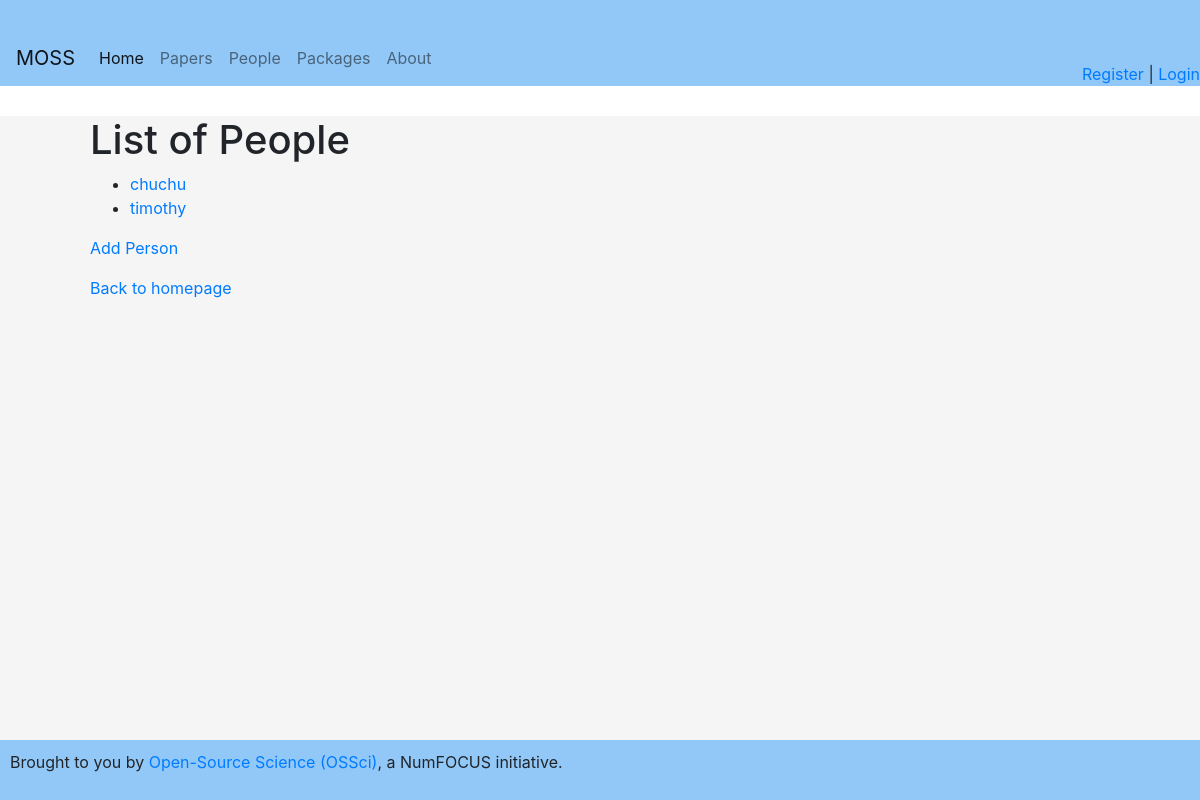
Before: /persons with the older database file.
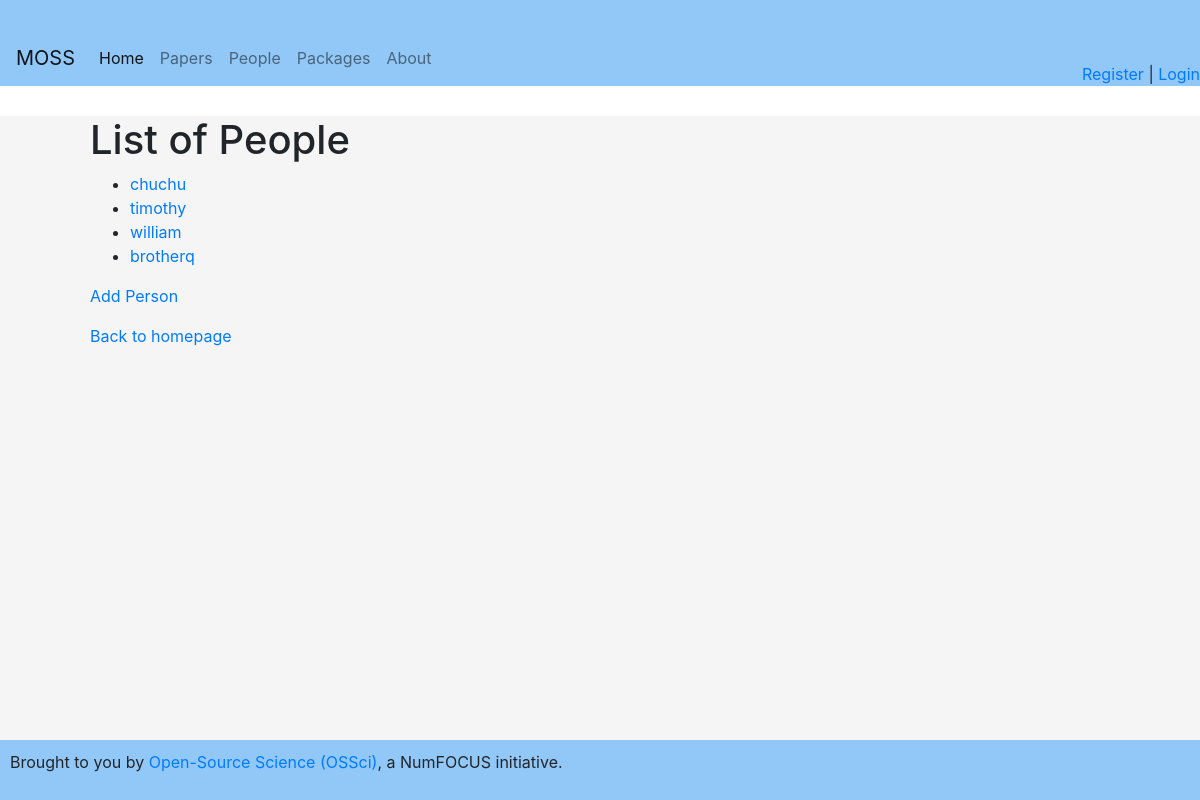
After: the same page with the newer database file.
### app.py (models this page shows)
class Person(db.Model):
    __tablename__ = 'persons'
    id = db.Column(db.Integer, primary_key=True)
    name = db.Column(db.String(120), nullable=False)
    description = db.Column(db.String(500))
    url = db.Column(db.String(200))
    packages = relationship("PackagesPerPerson", back_populates="person")
    papers = relationship("PaperPerPerson", back_populates="person")

### app.py (the view)
@app.route('/persons')
def persons():
    persons = Person.query.all()
    return render_template('persons.html', persons=persons)

### app.py (called while the page is built)
@app.context_processor
def inject_current_user():
    return dict(current_user=current_user)

### templates/persons.html
{% extends 'base.html' %}
{% block content %}
<h1>List of People</h1>
<ul>
  {% for person in persons %}
    <li><a href="{{ url_for('person_detail', person_id=person.id) }}">{{ person.name }}</a></li>
  {% endfor %}
</ul>
  <p>
    <a href="{{ url_for('add_person') }}">Add Person</a>
  </p>
  <p>
    <a href="{{ url_for('index') }}">Back to homepage</a>
  </p>
{% endblock %}

Changed rows visible on the page:
added Person: name "william"
added Person: name "brotherq"
